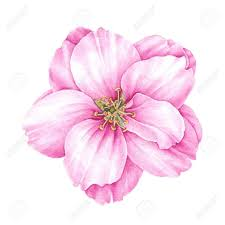
#> input picture ex01/sakura.jpg, 225 x 225 px, given in place of WiiPlay.mp4, which was not available
$ jupyter execute main.ipynb
#> lines starting #> are read from the running program, lines starting #| are printed output that depends on the picture; after the words box and inside, x2 and y2 are one past the last pixel; in counts of white or black regions, pixels touching at a corner belong together; pictures that were not available may be replaced by others from this repository, and a replacement may not be noted
[cell 1]
import cv2
import time
import numpy as np

cap = cv2.VideoCapture("WiiPlay.mp4")
if not cap.isOpened():
    raise IOError("Error: Webcam")

time_length = 1481.
fps = 30
frame_seq = 97*30
end_frame = 130*30
out_size = (640, 360)

rgu = 120
rgd = 110
rbu = 230
rbd = 220

up = 210
down = 100
u_color = np.array([240, 240])
d_color = np.array([0])

fourcc = cv2.VideoWriter_fourcc(*'mp4v')

out = cv2.VideoWriter('output.mp4', fourcc, 30.0, out_size)

cap.set(cv2.CAP_PROP_POS_FRAMES, frame_seq)

while True:
    ret, frame = cap.read()
#> frame is the input picture: shape (225, 225, 3); mean B, G, R 240.9, 227.8, 249.5

    frame = cv2.cvtColor(frame, cv2.COLOR_BGR2GRAY)
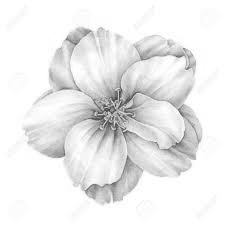
#> frame: shape (225, 225); min 58, max 255, mean 235.8

    #retval, frame = cv2.threshold(frame, up, 255, cv2.THRESH_BINARY)
    #retval, frame = cv2.threshold(frame, down, 255, cv2.THRESH_BINARY_INV)
    frame = cv2.inRange(frame, 230, 255)
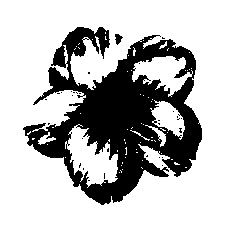
#> frame: shape (225, 225); 72.1% white; 31 black regions (29 under 20 px), largest, box (x1, y1, x2, y2) and area: (23, 27, 202, 205) 13993, (115, 34, 123, 45) 53

    if ret == False:
        break
    cur_frame = cv2.resize(frame, out_size, 0, 0, interpolation=cv2.INTER_AREA)
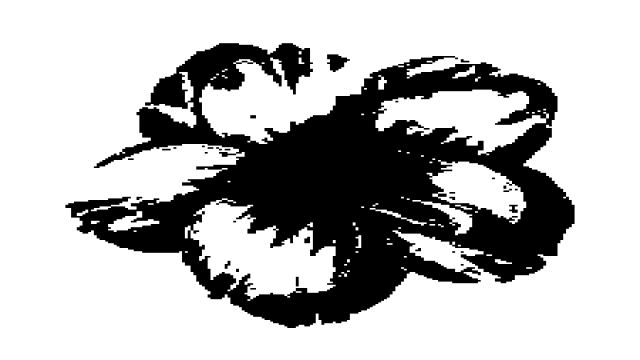
#> cur_frame: shape (360, 640); min 0, max 255, mean 183.9
    cv2.imshow("Input", cur_frame)

    out.write(cur_frame)
    c = cv2.waitKey(1)
#> (key Esc is pressed here)
    if c == 27 or cap.get(1) >= end_frame:
        break

cap.release()
out.release()
cv2.destroyAllWindows()
